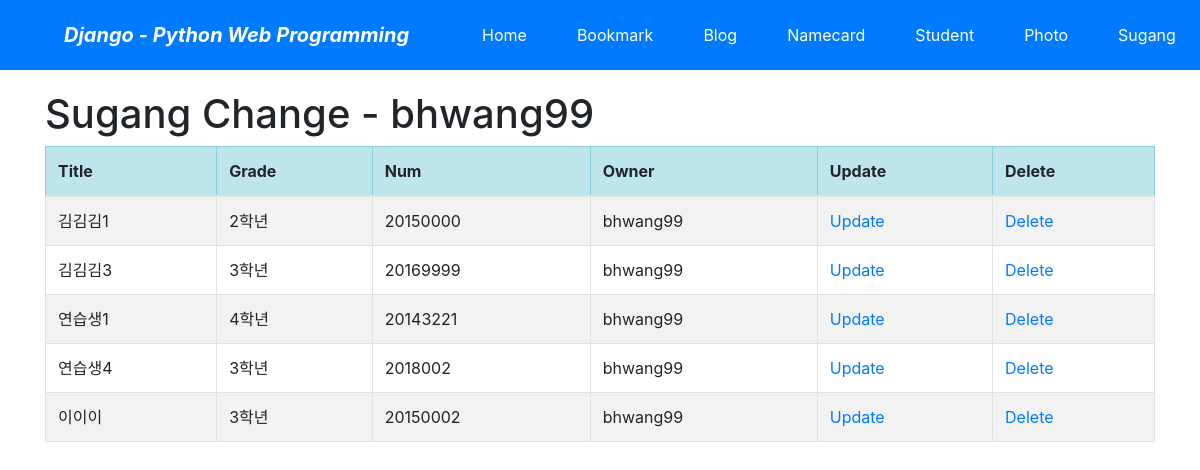
Page /sugang/student/change/ (signed in) on the committed database.
### sugang/models.py (models this page shows, shortened)
class Student(models.Model): # 학생 테이블 정의
    subject = models.ForeignKey(Subject, on_delete=models.CASCADE) #수강 과목 외래키
    title = models.CharField('TITLE', max_length=30) # 이름
    number = models.CharField('NUMBER', max_length=50, blank=False)  # 학번
    major = models.CharField('MAJOR',max_length=50,blank=False) #전공
    grade = models.CharField('GRADE', max_length=50, blank=True,null=True)  # 학년
    owner = models.ForeignKey('auth.User', on_delete=models.CASCADE, verbose_name='OWNER', blank=True,
                              null=True)  # contents edit위해 추가
    class Meta:
        ordering = ('title','number','major')

### sugang/views.py (the view)
# urls.py: path('student/change/', views.StudentChangeLV.as_view(), name='student_change'),
class StudentChangeLV(LoginRequiredMixin, ListView):
    model = Student
    template_name = 'sugang/Student_change_list.html'
    def get_queryset(self):
        return Student.objects.filter(owner=self.request.user)

### sugang/templates/sugang/student_change_list.html (shortened to what this page needs)
{% extends "base.html" %}
{% block content %}
    <h1>Sugang Change - {{user}}</h1>
    <table class="table table-striped table-bordered table-condensed">
        <thead>
        <tr class="table-info">
            <th>Title</th>
            <th>Grade</th>
            <th>Num</th>
            <th>Owner</th>
            <th>Update</th>
            <th>Delete</th>
        </tr>
        </thead>
        <tbody>
        {% for item in object_list %}
        <tr>
            <td>{{ item.title }}</td>
            <td>{{ item.grade }}</td>
            <td>{{ item.number }}</td>
            <td>{{ item.owner }}</td>
            <td><a href="{% url 'sugang:student_update' item.id %}">Update</a></td>
            <td><a href="{% url 'sugang:student_delete' item.id %}">Delete</a></td>
        </tr>
        {% endfor %}
        </tbody>
    </table>
{% endblock %}

### rows in the picture
Student: title "김김김1", grade "2학년", number "20150000", owner "bhwang99"
Student: title "김김김3", grade "3학년", number "20169999", owner "bhwang99"
Student: title "연습생1", grade "4학년", number "20143221", owner "bhwang99"
Student: title "연습생4", grade "3학년", number "2018002", owner "bhwang99"
Student: title "이이이", grade "3학년", number "20150002", owner "bhwang99"

### other values in the picture
{{ user }} "bhwang99"
